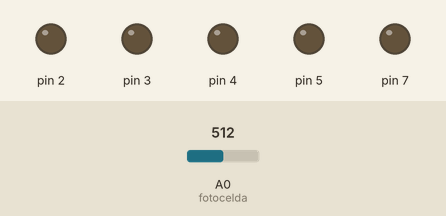
Simulated run of this sketch. Board: Arduino Uno, built with avr-gcc and run on an emulated ATmega328P. On the bench: output pins drawn as LEDs (lit = HIGH). Inputs (shaded band) come from the test bench; at power-on: A0 (fotocelda) = 512.

Above: at 1.2 s.
1.3 s: A0 (fotocelda) set to 11
2.8 s: A0 (fotocelda) set to 8
At 3.7 s:
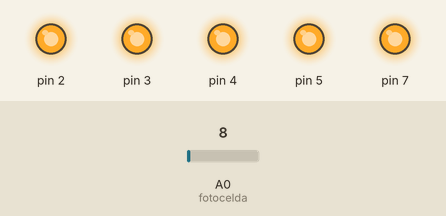
4.3 s: A0 (fotocelda) set to 122
At 4.8 s:
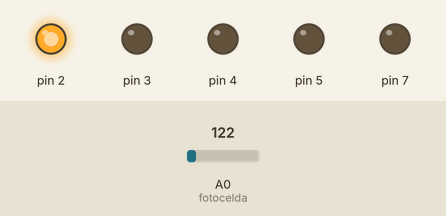
5.8 s: A0 (fotocelda) set to 0
At 7.0 s:
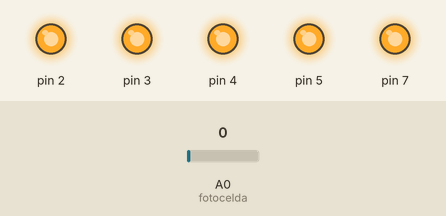
7.3 s: A0 (fotocelda) set to 20
At 8.3 s:
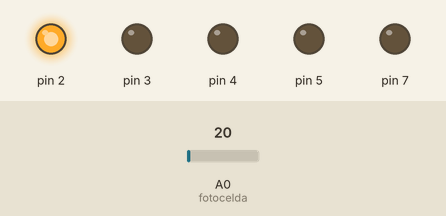
Timing chart, 0 to 9.8 s (numbered marks = the images above; inputs shaded):
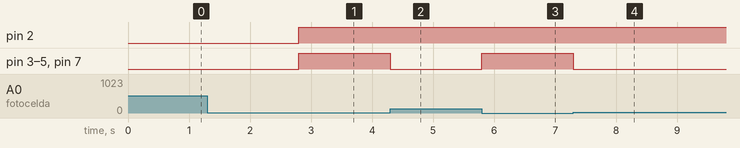

The sketch:

LightMeter.ino
```cpp
  int fotocelda = A0;
  int value;

void setup() {
  // put your setup code here, to run once:
  pinMode(2,OUTPUT);
  pinMode(3,OUTPUT);
  pinMode(4,OUTPUT);
  pinMode(5,OUTPUT);
  pinMode(7,OUTPUT);
}

void loop() {
  // put your main code here, to run repeatedly:
  value = analogRead(fotocelda);
  Serial.println(value);

  if(value < 10){
    digitalWrite(2,HIGH);
    digitalWrite(3,HIGH);
    digitalWrite(4,HIGH);
    digitalWrite(5,HIGH);
    digitalWrite(7,HIGH);
  } else {
    digitalWrite(3,LOW);
    digitalWrite(4,LOW);
    digitalWrite(5,LOW);
    digitalWrite(7,LOW);
  }
}
```

Measured:
- the behaviour switches between 10 and 9 on A0 (fotocelda) (found by bisection; images 0 and 1)
- after the input at 1.3 s, every drawn part: stays the same
- after the input at 2.8 s, pin 2–5, pin 7: LOW → HIGH at once
- after the input at 4.3 s, pin 3–5, pin 7: HIGH → LOW at once
- after the input at 5.8 s, pin 3–5, pin 7: LOW → HIGH at once
- after the input at 7.3 s, pin 3–5, pin 7: HIGH → LOW at once
